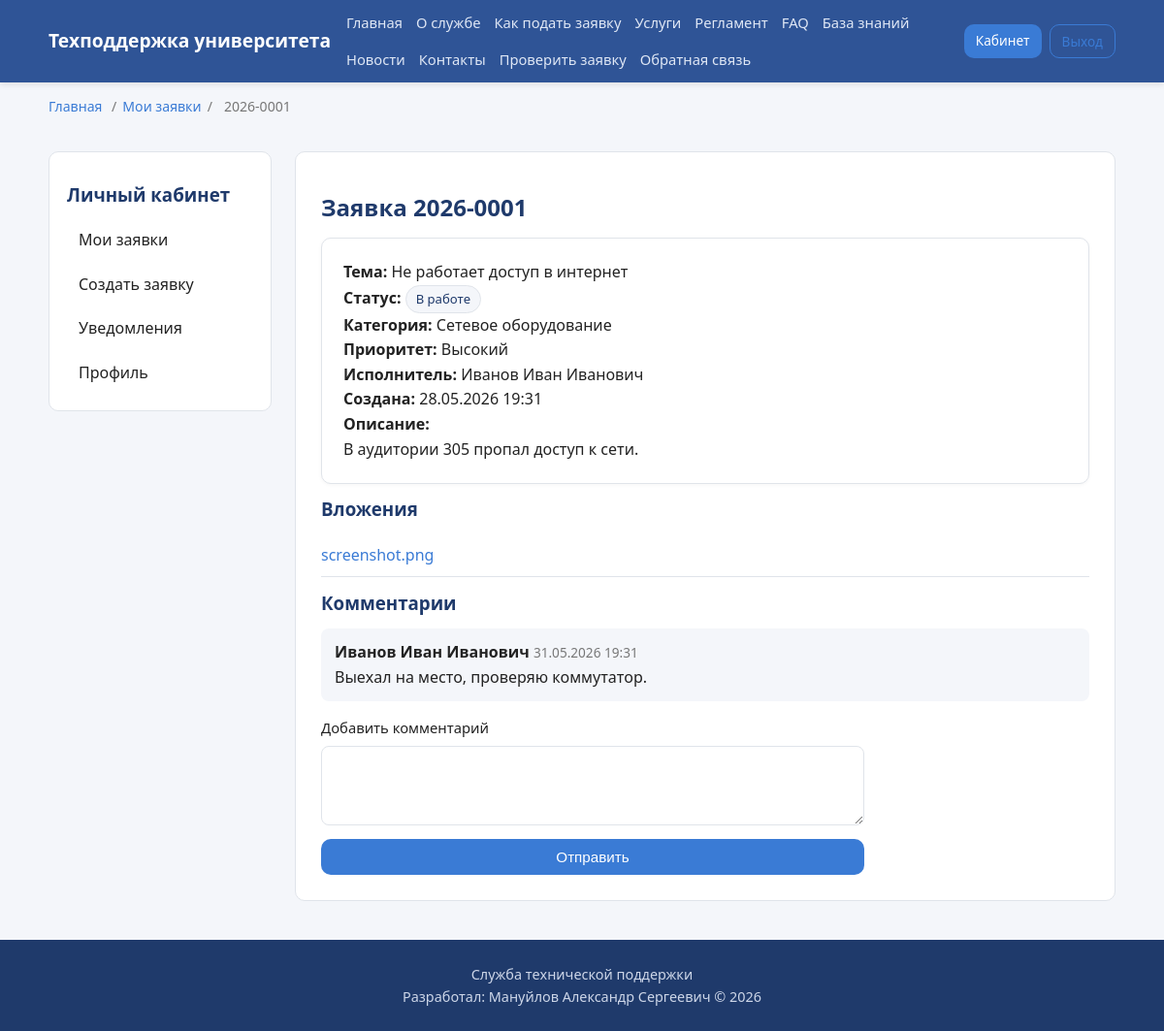
The page /cabinet/tickets/1 (signed in) on the database its author committed.
### app/models.py (models this page shows, shortened)
class Ticket(db.Model):
    __tablename__ = "tickets"
    id = db.Column(db.Integer, primary_key=True)
    number = db.Column(db.String(20), unique=True, nullable=False, index=True)
    title = db.Column(db.String(200), nullable=False)
    description = db.Column(db.Text, nullable=False)
    created_at = db.Column(db.DateTime, default=datetime.utcnow)
    updated_at = db.Column(db.DateTime, default=datetime.utcnow, onupdate=datetime.utcnow)
    closed_at = db.Column(db.DateTime)
    author_id = db.Column(db.Integer, db.ForeignKey("users.id"), nullable=False)
    assignee_id = db.Column(db.Integer, db.ForeignKey("users.id"))
    category_id = db.Column(db.Integer, db.ForeignKey("categories.id"), nullable=False)
    priority_id = db.Column(db.Integer, db.ForeignKey("priorities.id"), nullable=False)
    status_id = db.Column(db.Integer, db.ForeignKey("statuses.id"), nullable=False)
    equipment_id = db.Column(db.Integer, db.ForeignKey("equipment.id"))
    author = db.relationship(
        "User", back_populates="authored_tickets", foreign_keys=[author_id]
    )
    assignee = db.relationship(
        "User", back_populates="assigned_tickets", foreign_keys=[assignee_id]
    )
    category = db.relationship("Category", back_populates="tickets")
    priority = db.relationship("Priority", back_populates="tickets")
    status = db.relationship("Status", back_populates="tickets")
    equipment = db.relationship("Equipment", back_populates="tickets")
    comments = db.relationship(
        "Comment", back_populates="ticket", cascade="all, delete-orphan"
    )
    attachments = db.relationship(
        "Attachment", back_populates="ticket", cascade="all, delete-orphan"
    )
    history = db.relationship(
        "TicketHistory", back_populates="ticket", cascade="all, delete-orphan"
    )
    feedback = db.relationship("Feedback", back_populates="ticket")

class Status(db.Model):
    __tablename__ = "statuses"
    id = db.Column(db.Integer, primary_key=True)
    name = db.Column(db.String(50), nullable=False)
    is_closed = db.Column(db.Boolean, default=False)
    description = db.Column(db.String(255))
    tickets = db.relationship("Ticket", back_populates="status")

class Category(db.Model):
    __tablename__ = "categories"
    id = db.Column(db.Integer, primary_key=True)
    name = db.Column(db.String(100), nullable=False)
    description = db.Column(db.String(255))
    tickets = db.relationship("Ticket", back_populates="category")
    articles = db.relationship("KnowledgeArticle", back_populates="category")

class Priority(db.Model):
    __tablename__ = "priorities"
    id = db.Column(db.Integer, primary_key=True)
    name = db.Column(db.String(50), nullable=False)
    level = db.Column(db.Integer, default=0)  # чем выше, тем приоритетнее
    description = db.Column(db.String(255))
    tickets = db.relationship("Ticket", back_populates="priority")

class User(UserMixin, db.Model):
    __tablename__ = "users"
    id = db.Column(db.Integer, primary_key=True)
    username = db.Column(db.String(64), unique=True, nullable=False, index=True)
    email = db.Column(db.String(120), unique=True, nullable=False, index=True)
    password_hash = db.Column(db.String(255), nullable=False)
    full_name = db.Column(db.String(150), nullable=False)
    is_active = db.Column(db.Boolean, default=True)
    created_at = db.Column(db.DateTime, default=datetime.utcnow)
    role_id = db.Column(db.Integer, db.ForeignKey("roles.id"), nullable=False)
    department_id = db.Column(db.Integer, db.ForeignKey("departments.id"))
    role = db.relationship("Role", back_populates="users")
    department = db.relationship("Department", back_populates="users")
    authored_tickets = db.relationship(
        "Ticket", back_populates="author", foreign_keys="Ticket.author_id"
    )
    assigned_tickets = db.relationship(
        "Ticket", back_populates="assignee", foreign_keys="Ticket.assignee_id"
    )
    comments = db.relationship("Comment", back_populates="author")
    @property
    def is_admin(self):
        return self.role is not None and self.role.name == "Администратор"
    @property
    def is_specialist(self):
        return self.role is not None and self.role.name == "Специалист поддержки"

class Attachment(db.Model):
    __tablename__ = "attachments"
    id = db.Column(db.Integer, primary_key=True)
    filename = db.Column(db.String(255), nullable=False)
    filepath = db.Column(db.String(255), nullable=False)
    uploaded_at = db.Column(db.DateTime, default=datetime.utcnow)
    ticket_id = db.Column(db.Integer, db.ForeignKey("tickets.id"), nullable=False)
    uploaded_by = db.Column(db.Integer, db.ForeignKey("users.id"))
    ticket = db.relationship("Ticket", back_populates="attachments")

class Comment(db.Model):
    __tablename__ = "comments"
    id = db.Column(db.Integer, primary_key=True)
    text = db.Column(db.Text, nullable=False)
    created_at = db.Column(db.DateTime, default=datetime.utcnow)
    ticket_id = db.Column(db.Integer, db.ForeignKey("tickets.id"), nullable=False)
    author_id = db.Column(db.Integer, db.ForeignKey("users.id"), nullable=False)
    ticket = db.relationship("Ticket", back_populates="comments")
    author = db.relationship("User", back_populates="comments")

### app/tickets.py (the view, shortened to what this page needs)
@tickets_bp.route("/tickets/<int:ticket_id>", methods=["GET", "POST"])
@login_required
def view_ticket(ticket_id):
    ticket = Ticket.query.get_or_404(ticket_id)
    if ticket.author_id != current_user.id and not (
        current_user.is_admin or current_user.is_specialist
    ):
        abort(403)
    return render_template("cabinet/view_ticket.html", ticket=ticket)

### app/models.py (called while the page is built)
@login_manager.user_loader
def load_user(user_id):
    return db.session.get(User, int(user_id))

### app/templates/cabinet/view_ticket.html (shortened to what this page needs)
{% extends "base.html" %}
{% block crumbs %}<span>/</span><a href="{{ url_for('tickets.my_tickets') }}">Мои заявки</a><span>/</span><span>{{ ticket.number }}</span>{% endblock %}
{% block content %}
<div class="layout">
    {% include "cabinet/_sidebar.html" %}
    <section class="content">
        <h1>Заявка {{ ticket.number }}</h1>
        <div class="card">
            <p><strong>Тема:</strong> {{ ticket.title }}</p>
            <p><strong>Статус:</strong> <span class="badge">{{ ticket.status.name }}</span></p>
            <p><strong>Категория:</strong> {{ ticket.category.name }}</p>
            <p><strong>Приоритет:</strong> {{ ticket.priority.name }}</p>
            <p><strong>Исполнитель:</strong> {{ ticket.assignee.full_name if ticket.assignee else 'не назначен' }}</p>
            <p><strong>Создана:</strong> {{ ticket.created_at.strftime('%d.%m.%Y %H:%M') }}</p>
            <p><strong>Описание:</strong></p>
            <p>{{ ticket.description }}</p>
        </div>
        {% if ticket.attachments %}
        <h3>Вложения</h3>
        <ul class="list">
            {% for a in ticket.attachments %}
            <li><a href="{{ url_for('tickets.download_attachment', filename=a.filepath) }}">{{ a.filename }}</a></li>
            {% endfor %}
        </ul>
        {% endif %}
        <h3>Комментарии</h3>
        {% for c in ticket.comments %}
        <div class="comment"><strong>{{ c.author.full_name }}</strong> <span class="muted">{{ c.created_at.strftime('%d.%m.%Y %H:%M') }}</span><p>{{ c.text }}</p></div>
        {% else %}
        <p class="muted">Комментариев пока нет.</p>
        {% endfor %}
        <form method="post" class="form">
            <label>Добавить комментарий<textarea name="comment" rows="3"></textarea></label>
            <button class="btn" type="submit">Отправить</button>
        </form>
    </section>
</div>
{% endblock %}

### app/static/css/style.css (style rules this page uses)
:root { --primary:#2f5496; --primary-dark:#1f3a6b; --accent:#3a7bd5; --bg:#f4f6fa; --surface:#ffffff; --text:#222; --muted:#777; --border:#e0e4ea; --success:#1f8a4c; --error:#c0392b; --radius:10px; }
* { box-sizing:border-box;margin:0;padding:0 }
body { font-family:'Segoe UI',Tahoma,sans-serif;background:var(--bg);color:var(--text);line-height:1.6 }
a { color:var(--accent);text-decoration:none }
h1 { margin:.5em 0;color:var(--primary-dark) }
h2,h3 { margin:.6em 0;color:var(--primary-dark) }
.btn { display:inline-block;background:var(--accent);color:#fff;padding:10px 18px;border:none;border-radius:var(--radius);cursor:pointer;font-size:.95rem;transition:background .2s }
.breadcrumbs span { margin:0 6px }
.card { background:var(--surface);padding:22px;border-radius:var(--radius);border:1px solid var(--border);box-shadow:0 1px 4px rgba(0,0,0,.04) }
.layout { display:grid;grid-template-columns:230px 1fr;gap:24px;margin:20px 0 }
.content { background:var(--surface);border:1px solid var(--border);border-radius:var(--radius);padding:26px;min-width:0 }
.form { display:flex;flex-direction:column;gap:14px;max-width:560px;margin-top:16px }
.form label { display:flex;flex-direction:column;gap:6px;font-weight:500;font-size:.92rem }
.form input,.form select,.form textarea { padding:10px;border:1px solid var(--border);border-radius:8px;font-size:.95rem;font-family:inherit }
.badge { display:inline-block;background:var(--bg);color:var(--primary-dark);padding:3px 10px;border-radius:20px;font-size:.82rem;border:1px solid var(--border) }
.list { list-style:none;margin:12px 0 }
.list li { padding:8px 0;border-bottom:1px solid var(--border) }
.muted { color:var(--muted);font-size:.85rem }
.comment { background:var(--bg);border-radius:8px;padding:12px 14px;margin:8px 0 }

### rows shown on the page
Ticket: number "2026-0001", title "Не работает доступ в интернет", created_at "28.05.2026 19:31", description "В аудитории 305 пропал доступ к сети."
Status: status.name "В работе"
Category: category.name "Сетевое оборудование"
Priority: priority.name "Высокий"
User: assignee "Иванов Иван Иванович"
Attachment: filename "screenshot.png"
Comment: author.full_name "Иванов Иван Иванович", created_at "31.05.2026 19:31", text "Выехал на место, проверяю коммутатор."
